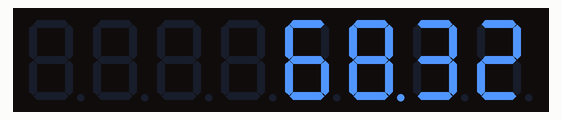
Bench run of a sketch on a simulated Arduino Uno, built with avr-gcc and run on an emulated ATmega328P. Shown: 8-digit seven-segment display.

Above: at 0.12 s.

The sketch:

muestra_CAUDAL.ino
```cpp
//We always have to include the library
#include "LedControl.h"

/*
 Now we need a LedControl to work with.
 ***** These pin numbers will probably not work with your hardware *****
 pin 12 is connected to the DataIn
 pin 11 is connected to the CLK
 pin 10 is connected to LOAD
 We have only a single MAX72XX.
 */
LedControl lc=LedControl(7,6,5,1); // DIN, CLK, LOAD, cantidad de modulos "MAX72XX"

/* we always wait a bit between updates of the display */
unsigned long delaytime=250;

void setup() {

  /*
   The MAX72XX is in power-saving mode on startup,
   we have to do a wakeup call
   */
  lc.shutdown(0,false);
  /* Set the brightness to a medium values */
  lc.setIntensity(0,8);
  /* and clear the display */
  lc.clearDisplay(0);
}


/*
 This method will display the characters for the
 word "Arduino" one after the other on digit 0.
 */
void writeArduinoOn7Segment() {
  lc.setChar(0,0,'a',false);
  delay(delaytime);
  lc.setRow(0,0,0x05);
  delay(delaytime);
  lc.setChar(0,0,'d',false);
  delay(delaytime);
  lc.setRow(0,0,0x1c);
  delay(delaytime);
  lc.setRow(0,0,B00010000);
  delay(delaytime);
  lc.setRow(0,0,0x15);
  delay(delaytime);
  lc.setRow(0,0,0x1D);
  delay(delaytime);
  lc.clearDisplay(0);
  delay(delaytime);
}

//##########################################################################
//###################### MUESTRA EN CADA SEGMENTO ##########################
//##########################################################################
void mostrarCAUDAL() {
      //###····CONVERSION DE DIGITOS DE CAUDAL·····###
      int Num=2386; // EJEMPLO "2386" pasa que esto es con un entero, tengo que ver de acuerdo a los valores que me arroja el caudalimetro
      int Digit0 = (Num  / 1000)  ; // Divido por 1000 es "2"
      int Digit1 = (Num % 1000) / 100 ; // toma "386", divido 100, entero "3"
      int Digit2 = (Num % 100) / 10 ; // (Num % 100)= toma el 86 , ese entero / 10 es "8"
      int Digit3 = (Num %10) ; // % tomo solo los decimales, es decir "6"
      //###········································###

    lc.setDigit(0,0,Digit0,false); //adress of the display, posicion DIG, the value to be displayed, sets the decimal point)
    lc.setDigit(0,1,Digit1,false);
    lc.setDigit(0,2,Digit2,true); // para poner el .decimal
    lc.setDigit(0,3,Digit3,false);
    delay(delaytime);

  lc.clearDisplay(0);
  delay(delaytime);
}

void loop() {
  //writeArduinoOn7Segment();
  mostrarCAUDAL();
}
```
